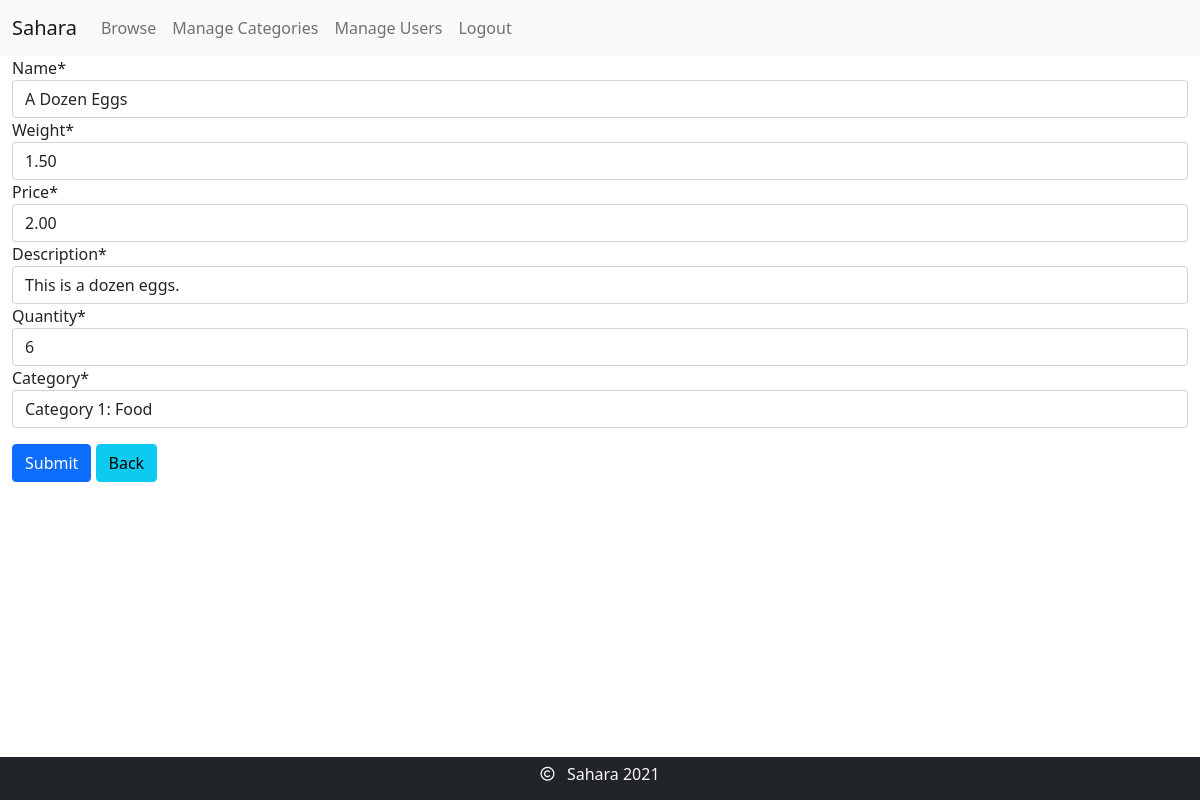
Screenshot of /inventory/1/update/ (signed in) with the database file from the repository.
### inventory/models.py (models this page shows, shortened)
class Item(models.Model):
    name = models.CharField(
        max_length=50,
        null=False,
        validators=[
            MinLengthValidator(2),
            MaxLengthValidator(50),
            RegexValidator("^[A-Za-z0-9,'%&:\-\.\(\) ]{2,50}$"),
            ProhibitNullCharactersValidator()
        ]
    )
    weight = models.DecimalField(
        max_digits=6,
        decimal_places=2,
        null=False,
        default=1,
        validators=[
            MinValueValidator(0.01),
            MaxValueValidator(5000)
        ]
    )
    price = models.DecimalField(
        max_digits=7,
        decimal_places=2,
        null=False,
        default=0,
        validators=[
            MinValueValidator(0),
            MaxValueValidator(99_999.99)
        ]
    )
    description = models.CharField(
        max_length=250,
        null=False,
        validators=[
            MinLengthValidator(1),
            MaxLengthValidator(250),
            RegexValidator(regex="^[^;]{1,250}$", message="Semicolons are not allowed."),
            ProhibitNullCharactersValidator()
        ]
    )
    quantity = models.IntegerField(
        null=False,
        default=0,
        validators=[
            MinValueValidator(0),
            MaxValueValidator(100)
        ]
    )
    category = models.ForeignKey(Category, null=True, on_delete=models.SET_NULL)

class Category(models.Model):
    name = models.CharField(
        max_length=30,
        null=False,
        unique=True,
        validators=[
            MinLengthValidator(2),
            MaxLengthValidator(30),
            RegexValidator("^[A-Za-z,& ]{3,30}$"),
            ProhibitNullCharactersValidator()
        ]
    )
    description = models.CharField(
        max_length=250,
        null=False,
        validators=[
            MinLengthValidator(1),
            MaxLengthValidator(250),
            RegexValidator(regex="^[^;]{1,250}$", message="Semicolons are not allowed."),
            ProhibitNullCharactersValidator()
        ]
    )
    def __str__(self):
        return f"Category {self.id}: {self.name}"
    class Meta:
        verbose_name_plural = "Categories"
        ordering = ("name",)

### inventory/views.py (the view)
# urls.py: path('<int:pk>/update/', views.ItemUpdateView.as_view(), name="item_update"),
class ItemUpdateView(LoginRequiredMixin, UserPassesTestMixin, UpdateView):
    template_name = "items/update.html"
    model = Item
    form_class = ItemForm
    def test_func(self):
        return self.request.user.is_superuser or self.request.user.is_staff

### inventory/forms.py
class ItemForm(ModelForm):
    category = ModelChoiceField(required=True, queryset=Category.objects.all())
    class Meta:
        model = Item
        fields = "__all__"

### inventory/templates/items/update.html
{% extends "base/form.html" %}
{% block back_button %}
    <a class="btn btn-info" href="{% url 'inventory:item_detail' item.id %}">Back</a>
{% endblock back_button %}

### base/templates/base/form.html (shortened to what this page needs)
{% extends "base/base.html" %}
{% load crispy_forms_tags %}
{% block content %}
    <form class="form-horizontal" method="POST" enctype="multipart/form-data">
        <div class="form-group col-xs-4">
            {{ form|crispy }}
        </div>
        <div class="mt-3">
            <button class="btn btn-primary" type="submit">Submit</button>
            {% block back_button %}{% endblock back_button %}
        </div>
    </form>
{% endblock content %}

### rows the page displays
Item: name "A Dozen Eggs", weight "1.50", price "2.00", description "This is a dozen eggs.", quantity "6", category "Category 1: Food"
